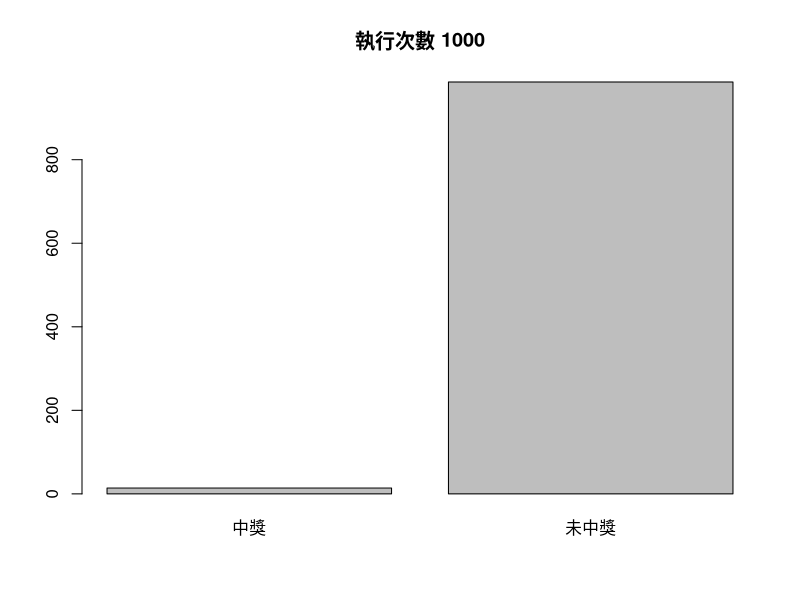

Here is the R script that generated this plot:

ball <- function(n){
    #中獎連線種類(用矩陣方式表現)
#      [1] [2] [3]
#  [1]  1   2   3
#  [2]  4   5   6
#  [3]  7   8   9
	win_line <- c(123, 456, 789, 147, 258, 369, 159, 357)

	SuccessCount <- 0    #中獎次數統計
	UnSuccessCount <- 0  #未中獎次數統計
    
    tmpVec <- c(0,0,0)
    tmpNum = 0

	for (i in 1:n){
        # choice answer
        ans = sample(win_line, 1)
        tmpNum = ans
        for (j in 3:1){
            tmpVec[j] <- tmpNum%%10
            tmpNum <- (tmpNum - tmpVec[j])/10
        }
        print("answer")
        print(tmpVec)
        print("指定中獎連線")
        show <- matrix(c('x', 'x', 'x','x','x','x','x','x','x'), nrow = 3, ncol = 3)
        for (j in 1:3){
            num = tmpVec[j]
            if ((num%%3) == 0){
                y <- num/3
                x <- 3
            }else{
                y <- num/3+1
                x <- num%%3
            }
            show[y, x] = 'o'
        }
        print(show)

        # throw ball
        temp <- sample(1:9, 3)
        tmpVec <- c(temp[1], temp[2], temp[3])
        check <- 0
            # sorting
        while (check != 2){
                check <- 0
            for (j  in 1:2){
                if (tmpVec[j] < tmpVec[j+1]){
                    check <- check + 1
                    next
                    }
                        tmp <- tmpVec[j]
                        tmpVec[j] <- tmpVec[j+1]
                        tmpVec[j+1] <- tmp

            }
            
        }
        ballPoint <- tmpVec[1]*100 + tmpVec[2]*10 + tmpVec[3]	
        
        show <- matrix(c('x', 'x', 'x','x','x','x','x','x','x'), nrow = 3, ncol = 3)
        for (j in 1:3){
            num = tmpVec[j]
            if ((num%%3) == 0){
                y <- num/3
                x <- 3
            }else{
                y <- num/3+1
                x <- num%%3
            }
            show[y, x] = 'o'
        }
        print("落下球的位置")
        print(show)


        if (ballPoint == ans){
            SuccessCount <- SuccessCount+1
            print("恭喜中獎")
        }else{
            UnSuccessCount <- UnSuccessCount + 1
            print("失敗, 再一次")
            
        }
        print("剩餘次數")
        print(n-i)
        print("==========================")

	}
    print("中獎次數")
    print(SuccessCount)
    print("失敗次數")
    print(UnSuccessCount)
    output <- c("中獎" =SuccessCount, "未中獎" = UnSuccessCount)

    print(output)

    barplot(output, main = paste("執行次數",n))
}

ball(1000) #<-- 在此輸入執行(丟擲)次數